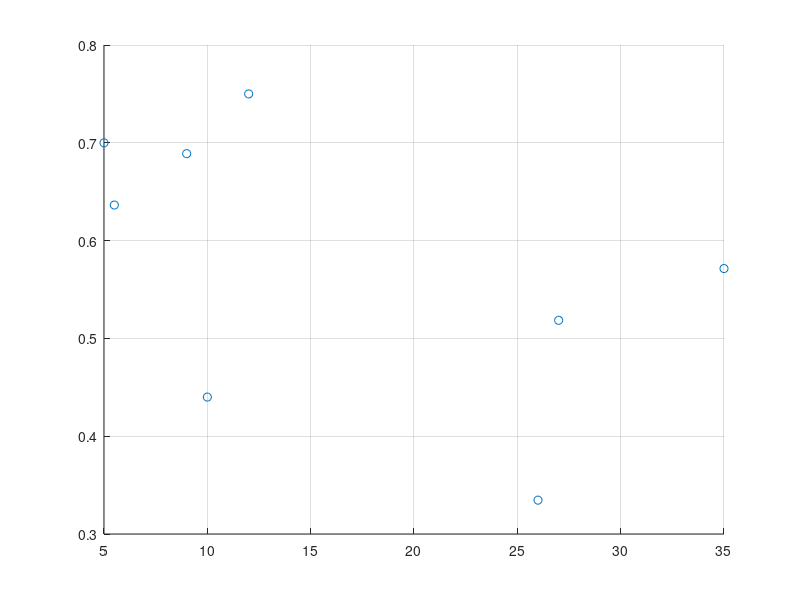

The MATLAB script that drew this image: (Note: this script raises an error after producing the figure.)
%% Entering Data and visualizing it (WE NEED TO DO SOMETHING ABOUT THIS!!!!!)
%Empty_Weight = [8, 5, 3.7, 12, 14.9, 1.95, 11.5, 1.5, 6]; 
%MTOW = [9.5, 10, 4.7, 18, 21.5, 5.9, 14.5, 2.2, 10];
clear; close
MTOW = [10,27,5.5,35,12,9,5,26];
Empty_Weight = [4.4,14,3.5,20,9,6.2,3.5,8.7];

x = linspace(5,50,100);
figure
hold on
grid on
scatter(MTOW,Empty_Weight./MTOW)
% plot(x,y)

%  Finding A, L by curve fitting
sol = fmincon(@(X) find_AL(X,MTOW,Empty_Weight./MTOW),[1,0])
y = sol(1)*x.^sol(2);
plot(x,y,LineWidth=2)
title('Empty Weight Fraction Vs Total Weight Trend')
xlabel('Wt')
ylabel('We/Wt')
%% Power Calculation
%% Energy and Battery Weight Fraction Estimation
Mass = 10; %(Can be anything, will be cancelled in the final battery weight estimation)
W = Mass*9.81;
LbyD = 10;

Ptakeoff = (W/(LbyD*2))*1.2*12;
Etakeoff = Ptakeoff*30;

P_climb = (12.5/(LbyD*2))*W + W*12.5*sind(11);
E_Climb = P_climb*120;

P_CruiseLoit = (20/(LbyD*2))*W;
E_CruiseLoit = P_CruiseLoit*2*60*60;

P_Turn = 27 * W/((2\sqrt(3))*25);
E_Turn = P_Turn*90;

Total_Energy = 2*Etakeoff + 2*E_Climb + E_CruiseLoit + E_Turn;

Battery_Energy_Density = 250; % W h/ Kg
Battery_Weight = Total_Energy*1.1/(0.9*0.8*Battery_Energy_Density*60*60);
Battery_Weight_Fraction = Battery_Weight/Mass;
display(Battery_Weight_Fraction);
%% Iterative Loop to find initial estimate of weight
A = sol(1);
L = sol(2);
W_p = 2.5; % Kg (We have to find this)
Battery_Weight_Fraction; % (Calculated in Battery Estimation)

figure
hold on
grid on
ylabel('Weight')
xlabel('Iteration Number')
title('Convergence of Weight')
n = 20;
W = linspace(5,35,n);
for k = 1:n
    w1 = W(k); % Kg (Just an initial guess)
    i = 1;
    diff = 10;
    array = zeros(1,2);
    array = [i w1];
    while abs(diff)>0.00001 
        empty_frac = find_empty_frac(A,L,w1);
        w2 = W_p/(1-Battery_Weight_Fraction-empty_frac); 
        diff = (w2-w1)/w1;
        w1 = w2;
        i=i+1;
        array(i,:) = [i w1];
        if i>100
            break
        end
    end
    % display(w1)
    plot(array(:,1),array(:,2), 'Color','b')
end
w1
%%
function y = find_empty_frac(A,L,W)
y = A*W.^L;
end

function cost = find_AL(X,MW,frac)
A = X(1);
L = X(2);
y = A*MW.^L;
error = (frac-y)./y;
cost = error*error';
end
